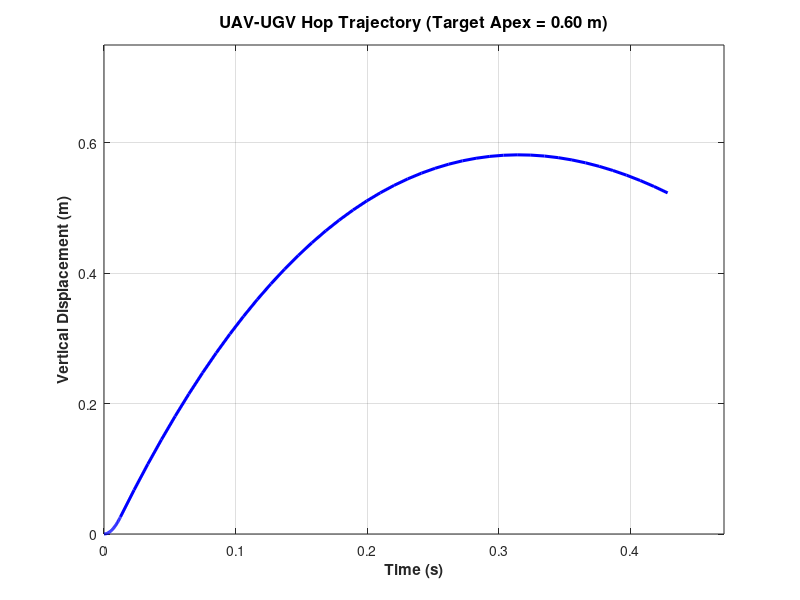

MATLAB code for this plot:
clear; clc; close all;
% System Parameters
m = 2.5;            % Total mass (kg)
g = 9.81;           % Acceleration due to gravity (m/s^2)
F_pulse = 900.0;    % Total peak force across 4 legs (N)
dt = 0.0125;        % Calibrated pulse duration for 0.60 m apex (s)
k_leg = 2000;       % Leg spring stiffness (N/m)
c_leg = 20.0;       % Leg damping coefficient (N*s/m)
c_air = 5.0;        % In-flight air drag / damping (N*s/m)
% 1. Thrust/Push Phase (0 <= t <= dt)
thrust_ode = @(t, y) [y(2); (F_pulse - k_leg*y(1) - c_leg*y(2) - m*g)/m];
[t1, y1] = ode45(thrust_ode, [0, dt], [0; 0]);
z_launch = y1(end, 1);
v_launch = y1(end, 2);
% 2. Ballistic Flight Phase (t > dt up to Apex)
ballistic_ode = @(t, y) [y(2); -g - (c_air/m)*y(2)];
t_apex_est = dt + (v_launch / g);
[t2, y2] = ode45(ballistic_ode, [dt, t_apex_est], [z_launch; v_launch]);
% Combine Trajectory Data
t_all = [t1; t2(2:end)];
z_all = [y1(:,1); y2(2:end,1)];
% Plot Results
figure('Color', 'w', 'Position', [100, 100, 750, 450]);
plot(t_all, z_all, 'b', 'LineWidth', 2.2);
grid on;
xlabel('Time (s)', 'FontSize', 11, 'FontWeight', 'bold');
ylabel('Vertical Displacement (m)', 'FontSize', 11, 'FontWeight', 'bold');
title('UAV-UGV Hop Trajectory (Target Apex = 0.60 m)', 'FontSize', 12, 'FontWeight', 'bold');
xlim([0, max(t_all)*1.1]);
ylim([0, 0.75]);
% Console Output
fprintf('===========================================\n');
fprintf('     FINAL VALIDATED HOP SIMULATION        \n');
fprintf('===========================================\n');
fprintf('System Mass (m)       : %.2f kg\n', m);
fprintf('Peak Force (F_pulse)  : %.1f N\n', F_pulse);
fprintf('Impulse Duration (dt) : %.4f s (%.1f ms)\n', dt, dt*1000);
fprintf('Liftoff Velocity (v0) : %.4f m/s\n', v_launch);
fprintf('Achieved Apex Height  : %.4f m (%.2f ft)\n', max(z_all), max(z_all)*3.28084);
fprintf('===========================================\n');
